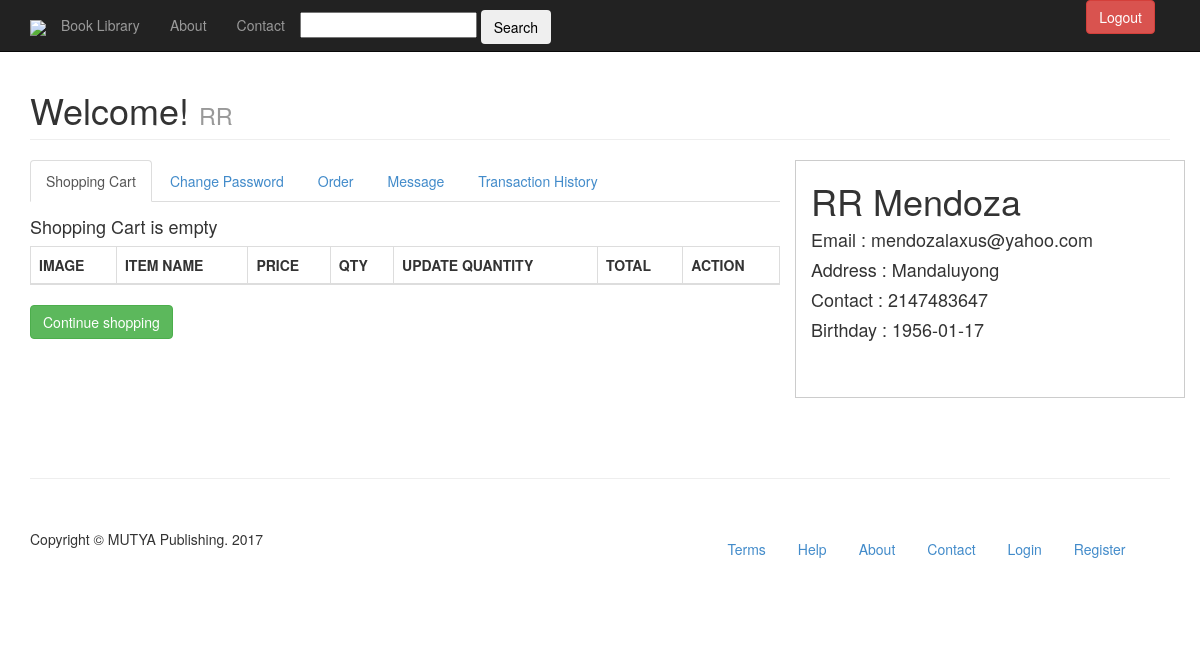
Before: /user.php (signed in) with the older database file.
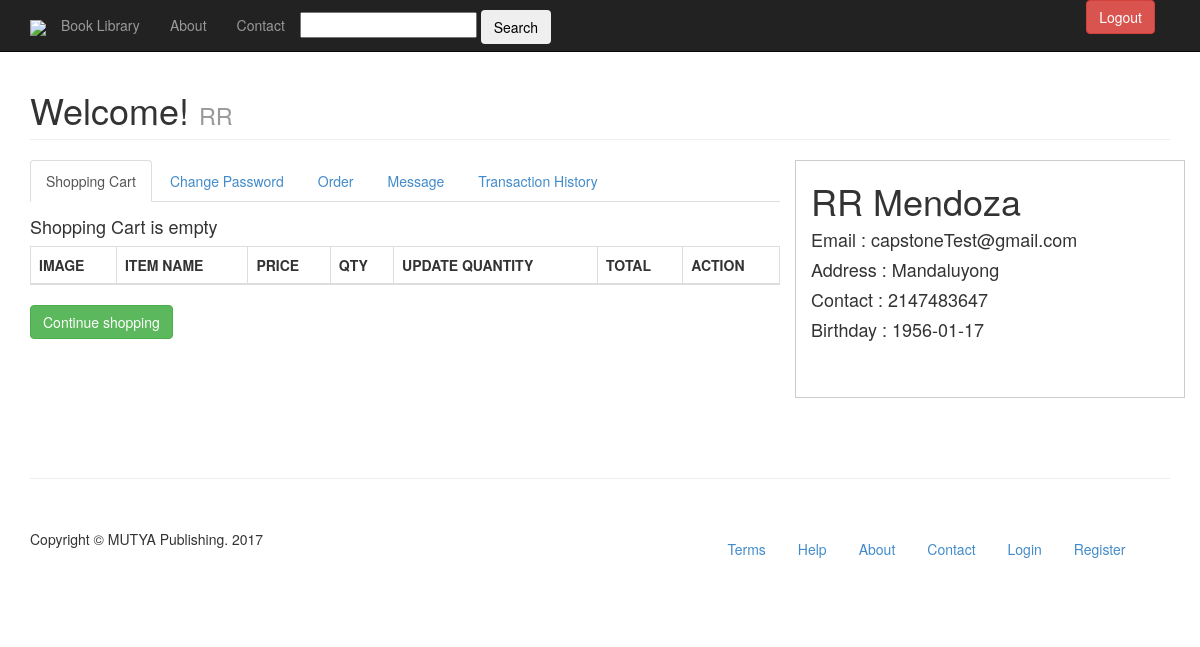
After: the same page with the newer database file.
### tables this page shows
CREATE TABLE IF NOT EXISTS `users` (
  `id` int(11) NOT NULL AUTO_INCREMENT,
  `usn` varchar(50) NOT NULL,
  `fname` varchar(120) NOT NULL,
  `lname` varchar(120) NOT NULL,
  `birthday` date NOT NULL,
  `address` varchar(60) NOT NULL,
  `contact` int(11) NOT NULL,
  `email` varchar(120) NOT NULL,
  `password` varchar(128) NOT NULL,
  `activate` int(11) NOT NULL,
  `code` int(11) NOT NULL,
  `date` date NOT NULL,
  `block` int(11) NOT NULL,
  `pic` int(11) NOT NULL,
  `ext` varchar(5) NOT NULL,
  `admin` int(11) NOT NULL,
  `user_type` int(10) NOT NULL,
  PRIMARY KEY (`id`)
);

CREATE TABLE IF NOT EXISTS `transactions` (
  `id` int(11) NOT NULL AUTO_INCREMENT,
  `user_id` int(11) NOT NULL,
  `product_id_array` varchar(255) NOT NULL,
  `payer_email` varchar(255) NOT NULL,
  `first_name` varchar(255) NOT NULL,
  `last_name` varchar(255) NOT NULL,
  `month` varchar(4) NOT NULL,
  `day` varchar(4) NOT NULL,
  `year` varchar(4) NOT NULL,
  `payment_date` timestamp NOT NULL DEFAULT CURRENT_TIMESTAMP ON UPDATE CURRENT_TIMESTAMP,
  `mc_gross` varchar(255) NOT NULL,
  `payment_currency` varchar(255) NOT NULL,
  `receiver_email` varchar(255) NOT NULL,
  `payment_type` varchar(255) NOT NULL,
  `payment_status` varchar(255) NOT NULL,
  `txn_type` varchar(255) NOT NULL,
  `payer_status` varchar(255) NOT NULL,
  `address_street` varchar(255) NOT NULL,
  `address_city` varchar(255) NOT NULL,
  `address_state` varchar(255) NOT NULL,
  `address_zip` varchar(255) NOT NULL,
  `address_country` varchar(255) NOT NULL,
  `address_status` varchar(255) NOT NULL,
  `notify_version` varchar(255) NOT NULL,
  `verify_sign` varchar(255) NOT NULL,
  `payer_id` varchar(255) NOT NULL,
  `mc_currency` varchar(255) NOT NULL,
  `mc_fee` varchar(255) NOT NULL,
  `txn_id` varchar(255) NOT NULL,
  `qty` int(11) NOT NULL,
  PRIMARY KEY (`id`)
);

### user.php (the view, shortened to what the changed rows need)
<?php
if (loggedin())
			{
				$fname="";
				$query = mysql_query("SELECT * FROM users WHERE usn='$_SESSION[username]' ");
					while ($row = mysql_fetch_assoc($query))
					{
						$email = $row ['email'];
						$fname = $row ['fname'];
						$lname = $row ['lname'];
						$address = $row ['address'];
						$bday = $row ['birthday'];
						$contact = $row ['contact'];
					}
				}
			else
			{
			header("Location:login.php");
		exit();
			}
?>
<!DOCTYPE html>
<html lang="en">
<?php
   include 'template/utop.php';
?>
  <body>
    <div class="container">
      <div class="row">
        <div class="col-lg-12">
          <h1 class="page-header">Welcome! <small> <?php echo $fname?> </small></h1>
        </div>
      </div>
      <div class="row">
        <div class="col-md-8">
<div class="tab-content">
  <div class="tab-pane active" id="home">
  <div class="table-responsive">
  		  <table class=" table table-bordered">
          <thead>
           		<tr>
                	<th align="center" valign="middle">IMAGE</th>
                    <th align="center" valign="middle">ITEM NAME</th>
                    <th align="center" valign="middle">PRICE</th>
                    <th align="center" valign="middle">QTY</th>
                    <th align="center" valign="middle">UPDATE QUANTITY</th>
                    <th align="center" valign="middle">TOTAL</th>
                    <th align="center" valign="middle">ACTION</th>
                </tr>
           </thead>
           </table>
       		 </div>
  </div>
  <?php
  if (isset($_GET['status']))
	{
	$stat=$_GET['status'];
  $userid = $_SESSION['user_id'];
$sql = mysql_query("SELECT * FROM transactions WHERE payment_status='$stat' AND user_id='$userid' , ORDER BY id DESC");
$productCount = mysql_num_rows($sql);
if ($productCount > 0) {
	while($row = mysql_fetch_array($sql)){
			 $id = $row['id'];
			 $date = $row['payment_date'];
			  $gross = $row["mc_gross"];
			  $txn_id = $row["txn_id"];
			  $txn_type = $row["txn_type"];
			 $firstname = $row["first_name"];
			 $lastname = $row["last_name"];
			 $email= $row["payer_email"];
			 $payer_status = $row["payer_status"];
			 $street = $row["address_street"];
			 $city = $row["address_city"];
			 $state = $row["address_state"];
			  $country = $row["address_country"];
			  $currency = $row["mc_currency"];
			  $payment_status= $row["payment_status"];
			  $month= $row["month"];
			   $day= $row["day"];
			    $year= $row["year"];
				$cartTotal2="";
			 $datepayment = strftime("%b %d, %Y", strtotime($row["payment_date"]));
			 if($payment_status=='Completed'){
				 $stat=$payment_status;
				 }
			 else{
				 $stat=' '.$payment_status.' <a title="Update Status" href="transactions.php?transactid='.$id.'"><span class="icon-pencil"></span></a>';
				 }
 echo'<tr>
    <td height="29">'.$txn_id.'</td>
    <td><a  data-toggle="modal" href="#transaction'.$id.'">View</a></td>
    <td>'.$stat.'</td>
	 <td>'.$datepayment .'</td>
    <td> &#8369; '.$gross.'</td>
	<td><a  data-toggle="modal" href="#transaction'.$id.'">View</a>| <a  data-toggle="modal" href="#status'.$id.'">Update Status</a></td>
	<td>
<div class="modal fade" id="transaction'.$id.'" tabindex="-1" role="dialog" aria-labelledby="myModalLabel" aria-hidden="true">
  <div class="modal-dialog">
    <div class="modal-content">
      <div class="modal-header">
        <button type="button" class="close" data-dismiss="modal" aria-hidden="true">&times;</button>
        <h4 class="modal-title" id="myModalLabel">Status : '.$firstname.' '.$lastname.' </h4>
      </div>
      <div class="modal-body">
				 Billing Address :<span style="font-size: 14px">'.$street.' '.$city.' '.$state.' '.$country.'</span><br/>
     			 Status : <span style="font-size: 14px">'.$payment_status.'</span><br/>
				 Payer Status : <span style="font-size: 14px">'.$payer_status.'</span><br/>
				 Date of Transaction : <span style="font-size: 14px">'.$datepayment.'</span><br/>
     			 Orders:
      <hr /> <div class="row thead">
               <div class="col-lg-3">Item name</div>
                <div class="col-lg-3">Price</div>
                 <div class="col-lg-3">Quantity</div>
                 <div class="col-lg-3">TPrice</div>
             </div>';
	$product_array = $row["product_id_array"];
  				$product_id_string = rtrim($product_array, ",");
                $pieces = explode(",", $product_id_string);
                $result = count($pieces);
                $fullAmount = 0;
			    for ($i=0; $i<$result; $i++){
                                    list($cat, $quan) = explode("-", $pieces[$i]);
                                    $prod = mysql_query("SELECT * FROM products WHERE id='$cat'");
                                    while($row = mysql_fetch_array($prod)){
										$productid1 = $row['id'];
                                         $prod_name2 = $row['product_name'];
										 $price2 = $row['price'];
										 $ext = $row['ext'];
										$pricetotal1 = $price2 * $quan;
										$cartTotal2 = $pricetotal1 + $cartTotal2;
										echo '<div class="row">
               <div class="col-lg-3" style="font-size: 14px">'.$prod_name2.'</div>
                <div class="col-lg-3" style="font-size: 14px"> &#8369;'.number_format($price2, 2, '.', ',').'</div>
                 <div class="col-lg-3" style="font-size: 14px">'.$quan.'</div>
                 <div class="col-lg-3" style="font-size: 14px">&#8369;'.number_format($pricetotal1, 2, '.', ',').'</div>
             </div>';
									}
				}
	  echo'
               <hr />
              <div class="row">
               <div class="span2 pull-right">Total Order: &#8369;'.$cartTotal2.'</div>
             </div>
		</div>
      <div class="modal-footer">
        <button type="button" class="btn btn-default" data-dismiss="modal">Close</button>
      </div>
    </div>
  </div>
</div></td>
<td>
<div class="modal fade" id="status'.$id.'" tabindex="-1" role="dialog" aria-labelledby="myModalLabel" aria-hidden="true">
  <div class="modal-dialog">
    <div class="modal-content">
      <div class="modal-header">
        <button type="button" class="close" data-dismiss="modal" aria-hidden="true">&times;</button>
        <h4 class="modal-title" id="myModalLabel">Status :  '.$stat.'</h4>
      </div>
      <div class="modal-body">
       <form action="" method="POST" >
          <h4 class="modal-title">Status Update</h4>
        </div>
        <div id="stock_status"></div>
        <div class="modal-body">
        <h5>Name : '.$firstname.' '.$lastname.'</h5>
		<h5>Transaction ID : '.$txn_id.'></h5>
   <div class="form-group">
      <label for="exampleInputPassword">Status</label>
     <select name="status1"><option value="'.$payment_status.'">'.$payment_status.'</option>
                         <option value="Pending">Pending</option>
                         <option value="Completed">Completed</option>
                         <option value="Shipped">Shipping</option>
                         <option value="Cancelled">Cancelled</option>
                         <option value="Returned">Returned</option></select>
	<!--<select name="status2"><option value="'.$status_detail.'">'.$status_detail.'</option>
                         <option value="Pending">Pending</option>
                         <option value="Completed">Completed</option>
                         <option value="Shipped">Shipping</option>
                         <option value="Cancelled">Cancelled</option>
                         <option value="Defect">Defect</option></select>-->
    </div>
    <div class="form-group">
    <input name="txnid" type="hidden" value="'.$txn_id.'" />
	<input type="submit" name="statupdate" class="btn btn-primary" value="Update"/>
    </div>
        </form>
		</div>
      <div class="modal-footer">
        <button type="button" class="btn btn-default" data-dismiss="modal">Close</button>
      </div>
    </div>
  </div>
</div></td>
  </tr>';
    }
}
	else{
		echo '<div class="alert alert-error">No Complete Transactions</div>';
		}
			}
	else{
    $userid = $_SESSION['user_id'];
$sql = mysql_query("SELECT * FROM transactions WHERE user_id='$userid' ORDER BY id DESC");
$productCount = mysql_num_rows($sql);
if ($productCount > 0) {
	while($row = mysql_fetch_array($sql)){
			 $email= $row["payer_email"];
    }
}
		}
?>
  </div>
  </div>
</div>
        </div>
        <div class="col-md-4 border">
          <h1><?php echo $fname.' ' .$lname?></h1>
          <h4>Email : <?php echo $email?></h4>
          <h4>Address : <?php echo $address?></h4>
          <h4>Contact : <?php echo $contact?></h4>
          <h4>Birthday : <?php echo $bday?></h4>
       <br /><br />
        </div>
  </body>
</html>

Changed rows visible on the page:
added transactions: payer_email "capstoneTest@gmail.com"
Other visible differences:
$email: "mendozalaxus@yahoo.com" → "capstoneTest@gmail.com"
